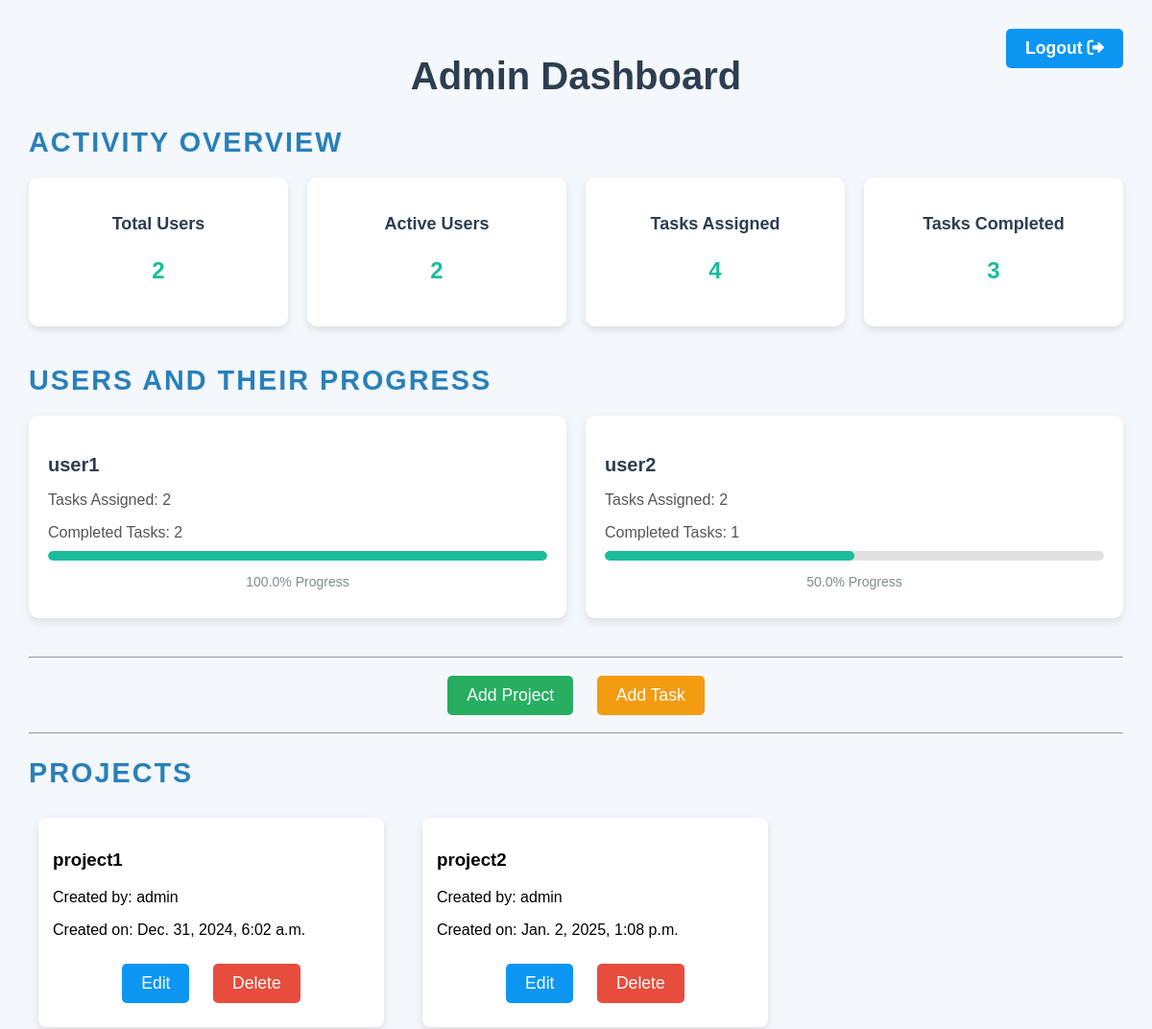
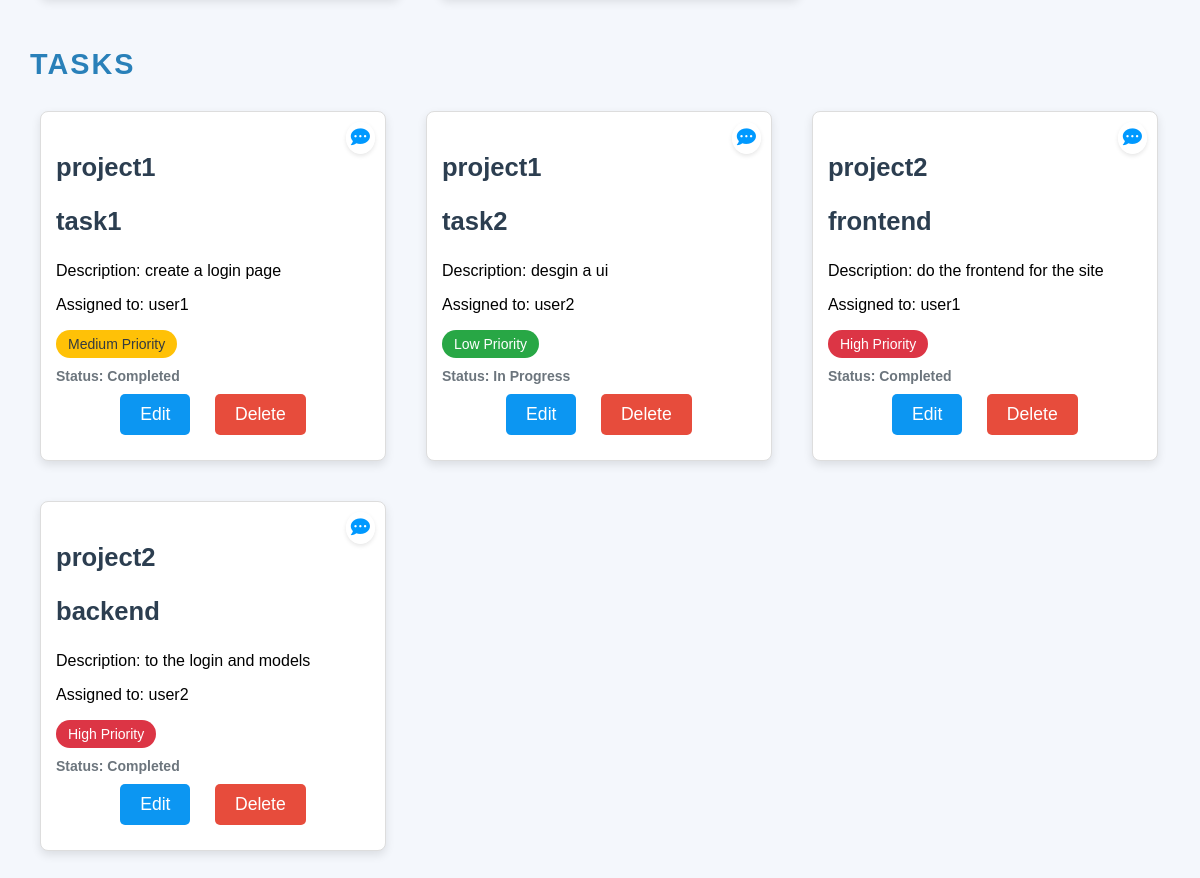
Screenshot of /adminpanel/ (signed in) with the database file from the repository (2 pictures, top to bottom).
### home/models.py (models this page shows, shortened)
class Project(models.Model):
    name = models.CharField(max_length=200)
    description = models.TextField(blank=True)
    created_by = models.ForeignKey(User, on_delete=models.CASCADE)
    created_at = models.DateTimeField(auto_now_add=True)  # Automatically set when the object is created
    updated_at = models.DateTimeField(auto_now=True)      # Automatically updated every time the object is saved
    def __str__(self):
        return self.name

class Task(models.Model):
    PRIORITY_CHOICES = [
        ('High', 'High'),
        ('Medium', 'Medium'),
        ('Low', 'Low'),
    ]
    STATUS_CHOICES = [
        ('To Do', 'To Do'),
        ('In Progress', 'In Progress'),
        ('Completed', 'Completed'),
    ]
    title = models.CharField(max_length=200)
    description = models.TextField(blank=True)
    priority = models.CharField(max_length=10, choices=PRIORITY_CHOICES)
    status = models.CharField(max_length=20, choices=STATUS_CHOICES, default='To Do')
    project = models.ForeignKey(Project, on_delete=models.CASCADE, related_name='tasks')
    assigned_to = models.ForeignKey(User, on_delete=models.SET_NULL, null=True, blank=True)
    created_at = models.DateTimeField(auto_now_add=True)  # Automatically set when the object is created
    updated_at = models.DateTimeField(auto_now=True)      # Automatically updated every time the object is saved

### home/views.py (the view)
# urls.py: path('adminpanel/', adminpanel),
@login_required
def adminpanel(request):
    if not request.user.is_superuser:
        return redirect('/main')
    total_users = User.objects.filter(is_superuser=False).count()
    active_users = User.objects.filter(is_active=True, is_superuser=False).count()
    total_tasks = Task.objects.count()
    completed_tasks = Task.objects.filter(status='Completed').count()
    user_progress = []
    users = User.objects.filter(is_superuser=False)  # Exclude superusers
    for user in users:
        total_user_tasks = Task.objects.filter(assigned_to=user).count()
        completed_user_tasks = Task.objects.filter(assigned_to=user, status='Completed').count()
        progress = (completed_user_tasks / total_user_tasks * 100) if total_user_tasks > 0 else 0
        user_progress.append({
            'user': user,
            'total_tasks': total_user_tasks,
            'completed_tasks': completed_user_tasks,
            'progress': round(progress, 2),
        })
    projects = Project.objects.all()
    tasks = Task.objects.all()
    comment = Comment.objects.all()
    context = {
        'total_users': total_users,
        'active_users': active_users,
        'total_tasks': total_tasks,
        'completed_tasks': completed_tasks,
        'user_progress': user_progress,
        'projects': projects,
        'tasks': tasks,
        'comments': comment,
    }
    return render(request, 'adminpanel.html', context)

### home/templates/adminpanel.html (shortened to what this page needs)
{% load static %}
<!DOCTYPE html>
<html lang="en">
<head>
    <link rel="stylesheet" href="{% static 'css/adminpanel.css' %}">
    <link rel="stylesheet" href="https://cdnjs.cloudflare.com/ajax/libs/font-awesome/6.0.0-beta3/css/all.min.css">
    <link rel="stylesheet" href="https://cdnjs.cloudflare.com/ajax/libs/font-awesome/6.0.0-beta3/css/all.min.css">
</head>
<body>
    <div class="logout-container">
        <a href="/logout" class="btn btn-logout">Logout <i class="fas fa-sign-out-alt"></i></a>
    </div>
    <div class="container">
        <h1 class="page-title">Admin Dashboard</h1>
        <div class="section activity-overview">
            <h2 class="section-title">Activity Overview</h2>
            <div class="activity-stats">
                <div class="stat-card">
                    <h3>Total Users</h3>
                    <p>{{ total_users }}</p>
                </div>
                <div class="stat-card">
                    <h3>Active Users</h3>
                    <p>{{ active_users }}</p>
                </div>
                <div class="stat-card">
                    <h3>Tasks Assigned</h3>
                    <p>{{ total_tasks }}</p>
                </div>
                <div class="stat-card">
                    <h3>Tasks Completed</h3>
                    <p>{{ completed_tasks }}</p>
                </div>
            </div>
        </div>
        <div class="section user-progress">
            <h2 class="section-title">Users and Their Progress</h2>
            <div class="progress-cards">
                {% for user in user_progress %}
                    <div class="progress-card">
                        <h3>{{ user.user.username }}</h3>
                        <p>Tasks Assigned: {{ user.total_tasks }}</p>
                        <p>Completed Tasks: {{ user.completed_tasks }}</p>
                        <div class="progress-bar-container">
                            <div class="progress-bar" style="width: {{ user.progress }}%;"></div>
                        </div>
                        <p>{{ user.progress }}% Progress</p>
                    </div>
                {% empty %}
                    <p>No users found.</p>
                {% endfor %}
            </div>
        </div>
        <hr>
        <div class="button-group">
            <a href="/add" class="btn btn-add-project">Add Project</a>
            <a href="/addtask" class="btn btn-add-task">Add Task</a>
        </div>
        <hr>
        <div class="section projects">
            <h2 class="section-title">Projects</h2>
            <div class="project-list">
                {% for project in projects %}
                    <div class="card project-card">
                        <h3>{{ project.name }}</h3>
                        <p>Created by: {{ project.created_by }}</p>
                        <p>Created on: {{ project.created_at }}</p>
                        <div class="button-group">
                            <a href="/editproject/{{ project.id }}" class="btn">Edit</a>
                            <a href="/deleteproject/{{ project.id }}" class="btn delete-btn">Delete</a>
                        </div>
                    </div>
                {% empty %}
                    <p>No projects found.</p>
                {% endfor %}
            </div>
        </div>
        <div class="section tasks">
            <h2 class="section-title">Tasks</h2>
            <div class="task-list">
                {% for task in tasks %}
                    <div class="card task-card">
                    <a href="/view/{{task.id}}" style="text-decoration: none;">
                        <h3>{{ task.project }}</h3>
                        <h3>{{ task.title }}</h3>
                        <p>Description: {{ task.description }}</p>
                        <p>Assigned to: {{ task.assigned_to }}</p>
                        <span class="priority priority-{{ task.priority|lower }}">{{ task.priority }} Priority</span>
                        <div class="status">Status: {{ task.status }}</div>
                    {% if comments.exists %}
                    <div class="notification-icon" title="{{ comments.count }} comments">
                        <i class="fas fa-comment-dots"></i>
                    </div>
                {% endif %}
                        <div class="button-group">
                            <a href="/edittask/{{ task.id }}" class="btn">Edit</a>
                            <a href="/deletetask/{{ task.id }}" class="btn delete-btn">Delete</a>
                        </div>
                    </a>
                    </div>
                {% empty %}
                    <p>No tasks found.</p>
                {% endfor %}
            </div>
        </div>
    </div>
</body>
</html>

### home/static/css/adminpanel.css (style rules this page uses)
body { font-family: 'Arial', sans-serif; background-color: #f4f7fc; margin: 0; padding: 0; }
a { text-decoration: none; color: black; }
.logout-container { position: absolute; top: 20px; right: 20px; z-index: 1000; }
.btn-logout { background-color: #ff4d4d; color: white; padding: 10px 15px; border-radius: 5px; text-decoration: none; font-size: 14px; font-weight: bold; display: flex; align-items: center; gap: 8px; transition: background-color 0.3s ease; }
.container { padding: 30px; max-width: 1200px; margin: auto; }
.page-title { text-align: center; font-size: 2.5rem; color: #2C3E50; margin-bottom: 30px; }
.section { margin-bottom: 40px; }
.section-title { font-size: 1.8rem; color: #2980B9; margin-bottom: 20px; text-transform: uppercase; letter-spacing: 2px; }
.activity-overview { margin-bottom: 30px; }
.activity-stats { display: flex; gap: 20px; flex-wrap: wrap; }
.stat-card { background-color: #fff; border-radius: 10px; box-shadow: 0 4px 8px rgba(0, 0, 0, 0.1); padding: 20px; flex: 1; min-width: 200px; text-align: center; transition: transform 0.3s ease, box-shadow 0.3s ease; }
.stat-card h3 { font-size: 18px; color: #2c3e50; margin-bottom: 10px; }
.stat-card p { font-size: 24px; color: #1abc9c; font-weight: bold; }
.user-progress { margin-bottom: 30px; }
.progress-cards { display: flex; gap: 20px; flex-wrap: wrap; }
.progress-card { background-color: #fff; border-radius: 10px; box-shadow: 0 4px 8px rgba(0, 0, 0, 0.1); padding: 20px; flex: 1; min-width: 250px; transition: transform 0.3s ease, box-shadow 0.3s ease; }
.progress-card h3 { font-size: 20px; color: #2c3e50; margin-bottom: 15px; }
.progress-card p { font-size: 16px; color: #555; margin-bottom: 10px; }
.progress-bar-container { background-color: #e0e0e0; border-radius: 10px; height: 10px; margin-bottom: 10px; overflow: hidden; }
.progress-bar { background-color: #1abc9c; height: 100%; border-radius: 10px; transition: width 0.5s ease; }
.progress-card p:last-child { font-size: 14px; color: #7f8c8d; text-align: center; }
.button-group { text-align: center; }
.btn { display: inline-block; padding: 10px 20px; background-color: #0c96f2; color: white; font-size: 1.1rem; border-radius: 5px; margin: 10px; text-decoration: none; transition: background-color 0.3s ease; }
.btn-add-project { background-color: #27ae60; }
.btn-add-task { background-color: #f39c12; }
.delete-btn { background-color: #e74c3c; }
.card { background-color: #fff; border-radius: 8px; box-shadow: 0 4px 8px rgba(0, 0, 0, 0.1); padding: 20px; margin: 10px; }
.task-card h3 { font-size: 1.6rem; color: #2C3E50; }
.priority { display: inline-block; padding: 6px 12px; border-radius: 20px; font-size: 14px; color: white; }
.priority-high { background-color: #dc3545; }
.priority-medium { background-color: #ffc107; color: #343a40; }
.priority-low { background-color: #28a745; }
.status { font-weight: bold; font-size: 14px; color: #6c757d; margin-top: 10px; }
.project-list, .task-list { display: flex; flex-wrap: wrap; gap: 20px; }
.project-card { flex: 0 1 calc(33.33% - 20px); box-sizing: border-box; padding: 15px; border-radius: 8px; background-color: #ffffff; box-shadow: 0 4px 10px rgba(0, 0, 0, 0.1); transition: all 0.3s ease-in-out; }
.task-card { flex: 0 1 calc(33.33% - 34px); box-sizing: border-box; padding: 15px; border-radius: 8px; background-color: #ffffff; box-shadow: 0 4px 10px rgba(0, 0, 0, 0.1); transition: all 0.3s ease-in-out; }
.card.task-card { position: relative; padding: 15px; border: 1px solid #ddd; border-radius: 8px; margin-bottom: 10px; background-color: #fff; }
.notification-icon { position: absolute; top: 10px; right: 10px; color: #0099ff; font-size: 1.2em; cursor: pointer; background-color: rgba(255, 255, 255, 0.8); border-radius: 50%; padding: 5px; box-shadow: 0 2px 4px rgba(0, 0, 0, 0.1); }

### rows the page displays
Project: name "project1", created_by "admin", created_at "Dec. 31, 2024, 6:02 a.m."
Project: name "project2", created_by "admin", created_at "Jan. 2, 2025, 1:08 p.m."
Task: project "project1", title "task1", description "create a login page", assigned_to "user1", priority "Medium", status "Completed"
Task: project "project1", title "task2", description "desgin a ui", assigned_to "user2", priority "Low", status "In Progress"
Task: project "project2", title "frontend", description "do the frontend for the site", assigned_to "user1", priority "High", status "Completed"
Task: project "project2", title "backend", description "to the login and models", assigned_to "user2", priority "High", status "Completed"

### other values shown
{{ total_users }} "2"
{{ active_users }} "2"
{{ total_tasks }} "4"
{{ completed_tasks }} "3"
{{ user.user.username }} "user1"
{{ user.total_tasks }} "2"
{{ user.completed_tasks }} "2"
{{ user.progress }} "100.0"
{{ user.user.username }} "user2"
{{ user.completed_tasks }} "1"
{{ user.progress }} "50.0"
